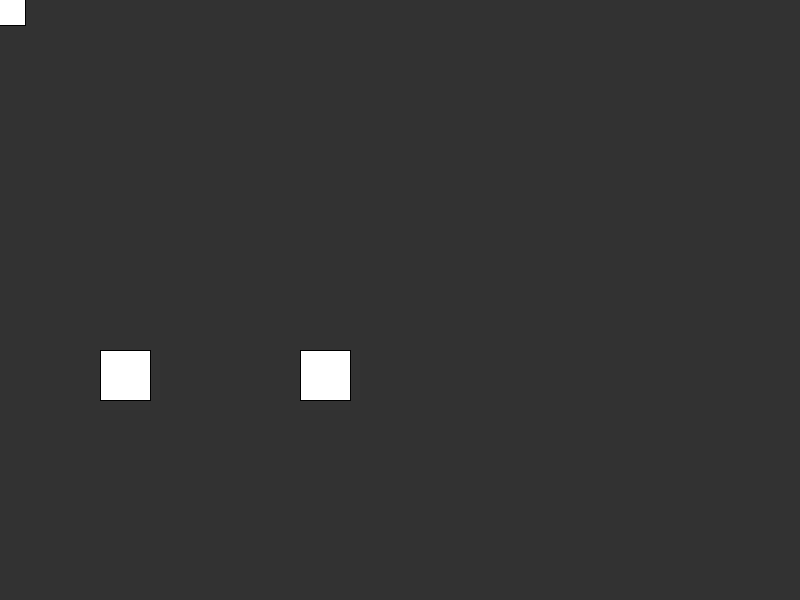
Frame 1 (no input)
Frame 60 (the mouse pressed at the canvas centre just before this capture): identical to frame 1, image omitted
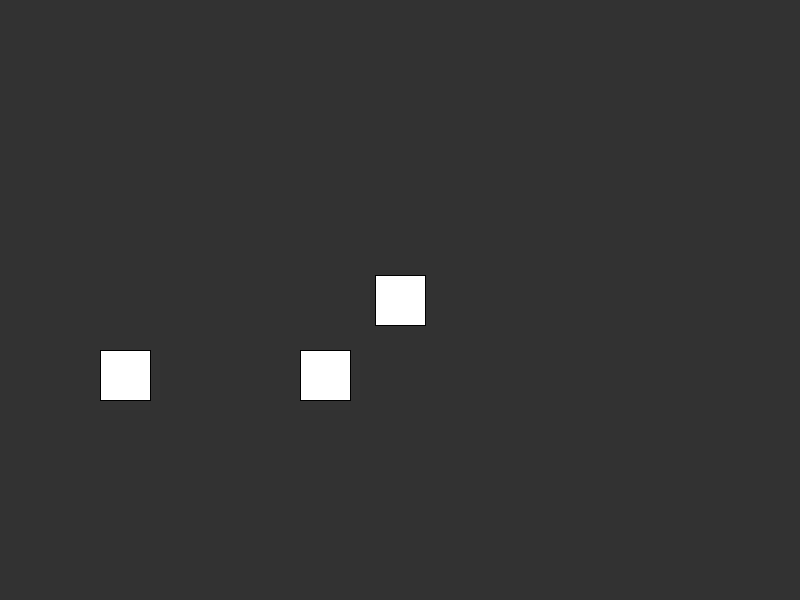
Frame 120 (the mouse held since frame 60 and released just before this capture)

The Processing sketch that drew these frames (run headless with seeded random() and noise(); from frame 60 on, the mouse is pressed at the canvas centre):

// Processing sketch: swept_aabb
// ── swept_aabb.pde
interface GameObject {
  float getX();
  float getY();
  float getWidth();
  float getHeight();
  float getVelX();
  float getVelY();

  void setX(float x);
  void setY(float y);
}

class Rectangle implements GameObject {
  float x;
  float y;
  float w;
  float h;
  float vx;
  float vy;
  
  //
  //PVector[] vertex;
  PVector vertex0;
  PVector vertex1;
  PVector vertex2;
  PVector vertex3;
  //

  Rectangle(float x, float y, float w, float h) {
    this.x = x;
    this.y = y;
    this.w = w;
    this.h = h;
    this.vx = 50;
    this.vy = 50;
    
    //
    //vertex = new PVector[4];
    //vertex[0] = new PVector(this.x, this.y);
    //vertex[1] = new PVector(this.x + this.w, this.y);
    //vertex[2] = new PVector(this.x + this.w, this.y + this.h);
    //vertex[3] = new PVector(this.x, this.y + this.h);
    this.vertex0 = new PVector(this.getX(), this.y);
    this.vertex1 = new PVector(this.x + this.w, this.y);
    this.vertex2 = new PVector(this.x + this.w, this.y + this.h);
    this.vertex3 = new PVector(this.x, this.y + this.h);
    //
  }

  public void draw() {
    rect(x, y, w, h);
  }

  float getX() {
    return this.x;
  }

  float getY() {
    return this.y;
  }

  float getWidth() {
    return this.w;
  }

  float getHeight() {
    return this.h;
  }

  float getVelX() {
    return this.vx;
  }

  float getVelY() {
    return this.vy;
  }

  void setX(float x) {
    this.x = x;
  }

  void setY(float y) {
    this.y = y;
  }
}

float timeA;
float timeB;
float deltaTime;

float normalX;
float normalY;

Rectangle rectOne;
Rectangle rectTwo;
Rectangle rectThree;
Rectangle rectMouse;
Rectangle rectOldPos;
Rectangle rectStatic;
void setup() {
  size(800, 600);
  frameRate(60);

  timeA = millis();

  //rectOne = new Rectangle(width / 2, height / 2, 50, 50);
  //rectTwo = new Rectangle(0, 0, 50, 50);
  //rectThree = new Rectangle(width / 2 + 150, height / 2, 50, 50);
  rectOldPos = new Rectangle(100, 350, 50, 50);
  rectMouse = new Rectangle(height - 100, 350, 50, 50);
  rectStatic = new Rectangle(height / 2, 350, 50, 50);
}

void draw() {
  timeB = millis();
  deltaTime = (timeB - timeA) / 1000.0;
  timeA = timeB;
  //float collisionTime = sweptAABB(rectStatic, rectMouse);
  
  rectMouse.setX(mouseX - 25);
  rectMouse.setY(mouseY - 25);
  
  if (keyPressed) {
    if (key == 'a') {
      //if (collisionTime < 0.02) {
      //  rectThree.setX(rectThree.getX() - rectThree.getVelX() * collisionTime + 0.01);
      //} else {
      //  rectThree.setX(rectThree.getX() - rectThree.getVelX() * deltaTime);
      //}
      rectThree.setX(rectThree.getX() - rectThree.getVelX() * deltaTime);
    } 
    
    if (key == 'd') {
      //if (collisionTime < 0.02) {
      //  rectThree.setX(rectThree.getX() + rectThree.getVelX() * collisionTime);
      //} else {
      //  rectThree.setX(rectThree.getX() + rectThree.getVelX() * deltaTime);
      //}
      rectThree.setX(rectThree.getX() + rectThree.getVelX() * deltaTime);
    }
    
    if (key == 'w') {
      rectThree.setY(rectThree.getY() - rectThree.getVelY() * deltaTime);
    }
    
    if (key == 's') {
      rectThree.setY(rectThree.getY() + rectThree.getVelY() * deltaTime);
    }
  }
  
  //println("collisionTime: " + collisionTime);
  //println("deltaTime: " + deltaTime);
  //println("rectThreeVelX: " + rectThree.getVelX());
  //println("xNormal: " + normalX);
  //println("yNormal: " + normalY);

  background(50);
  //rectOne.draw();
  //rectTwo.draw();
  //rectThree.draw();
  rectMouse.draw();
  rectOldPos.draw();
  rectStatic.draw();
  //
  //line(rectOldPos.vertex0.x,
  //     rectOldPos.vertex0.y,
  //     rectMouse.vertex0.x,
  //     rectMouse.vertex0.y);
  //line(rectOldPos.x,
  //     rectOldPos.y,
  //     rectMouse.x,
  //     rectMouse.y);
       
  //line(rectOldPos.x + rectOldPos.getWidth(),
  //     rectOldPos.y,
  //     rectMouse.x + rectMouse.getWidth(),
  //     rectMouse.y);
       
  //line(rectOldPos.x + rectOldPos.getWidth(),
  //     rectOldPos.y + rectOldPos.getHeight(),
  //     rectMouse.x + rectMouse.getWidth(),
  //     rectMouse.y + rectMouse.getHeight());
       
  //line(rectOldPos.x,
  //     rectOldPos.y + rectOldPos.getHeight(),
  //     rectMouse.x,
  //     rectMouse.y + rectMouse.getHeight());
  //
  Rectangle broadphasebox = GetSweptBoadphaseBox(rectMouse);
  if (AABBCheck(broadphasebox, rectStatic)) {
    float collisionTime = sweptAABB(rectMouse, rectStatic);
    rectMouse.x += rectMouse.vx * collisionTime;
    rectMouse.y += rectMouse.vy * collisionTime;
    if (collisionTime < 1) {
      println("collision");
    }
    println("collisionTime: " + collisionTime);
  }
}

float sweptAABB(GameObject objOne, GameObject objTwo) {

  float xInvEntry;
  float yInvEntry;
  float xInvExit;
  float yInvExit;

  if (objOne.getVelX() > 0) {
    xInvEntry = objTwo.getX() - (objOne.getX() + objOne.getWidth());
    xInvExit = (objTwo.getX() + objTwo.getWidth()) - objOne.getX();
  } else {
    xInvEntry = (objTwo.getX() + objTwo.getWidth()) - objOne.getX();
    xInvExit = objTwo.getX() - (objOne.getX() + objOne.getWidth());
  }

  if (objOne.getVelY() > 0) {
    yInvEntry = objTwo.getY() - (objOne.getY() + objOne.getHeight());
    yInvExit = (objTwo.getY() + objTwo.getHeight()) - objOne.getY();
  } else {
    yInvEntry = (objTwo.getY() + objTwo.getHeight()) - objOne.getY();
    yInvExit = objTwo.getY() - (objOne.getY() + objOne.getHeight());
  }
  
  //
  //xInvEntry = objTwo.getX() - (objOne.getX() + objOne.getWidth());
  //yInvEntry = objTwo.getY() - (objOne.getY() + objOne.getHeight());
  //xInvExit = (objTwo.getX() + objTwo.getWidth()) - objOne.getX();
  //yInvExit = (objTwo.getY() + objTwo.getHeight()) - objOne.getY();
  //

  float xEntry;
  float yEntry;
  float xExit;
  float yExit;

  if (objOne.getVelX() == 0) {
    xEntry = -Float.MAX_VALUE;
    xExit = Float.MAX_VALUE;
  } else {
    xEntry = xInvEntry / objOne.getVelX();
    xExit = xInvExit / objOne.getVelX();
  }

  if (objOne.getVelY() == 0) {
    yEntry = -Float.MAX_VALUE;
    yExit = Float.MAX_VALUE;
  } else {
    yEntry = yInvEntry / objOne.getVelY();
    yExit = yInvExit / objOne.getVelY();
  }

  //
  //if (yEntry > 1.0f) yEntry = -Float.MAX_VALUE;
  //if (xEntry > 1.0f) xEntry = -Float.MAX_VALUE;
  //

  float entryTime = max(xEntry, yEntry);
  float exitTime = min(xExit, yExit);

  //println("xEntry: " + xEntry);
  //println("yEntry: " + yEntry);
  //println("xInvEntry: " + xInvEntry);
  //println("yInvEntry: " + yInvEntry);
  //println("entryTime: " + entryTime);
  //println("exitTime: " + exitTime);

  //
  //if (entryTime > exitTime) return 1.0f; // This check was correct.
  //if (xEntry < 0.0f && yEntry < 0.0f) return 1.0f;
  //if (xEntry < 0.0f) {
  //    // Check that the bounding box started overlapped or not.
  //    if (objOne.getX() + objOne.getWidth() < objTwo.getX() || objOne.getX() > objTwo.getX() + objTwo.getWidth()) return 1.0f;
  //}
  //if (yEntry < 0.0f) {
  //    // Check that the bounding box started overlapped or not.
  //    if (objOne.getY() + objOne.getHeight() < objTwo.getY() || objOne.getY() > objTwo.getY() + objTwo.getHeight()) return 1.0f;
  //}
  //

  //if there was no collision
  if (entryTime > exitTime || xEntry < 0 &&
      yEntry < 0 || xEntry > 1 || yEntry > 1) {
    normalX = 0;
    normalY = 0;
    return 1;
  } else {
    if (xEntry > yEntry) {
      if (xInvEntry < 0) {
        normalX = 1;
        normalY = 0;
        //println("RIGHT");
      } else {
        normalX = -1;
        normalY = 0;
        //println("LEFT");
      }
    } else {
      if (yInvEntry < 0) {
        normalX = 0;
        normalY = 1;
        //println("TOP");
      } else {
        normalX = 0;
        normalY = -1;
        //println("BOTTOM");
      }
    }
  }

  //println("xInvEntry: " + xInvEntry);
  //println("yInvEntry: " + yInvEntry);
  //println("xInvExit: " + xInvExit);
  //println("yInvExit: " + yInvExit);
  
  //println("entryTime: " + entryTime);
  //println("exitTime: " + exitTime);

  return entryTime;
}

Rectangle GetSweptBoadphaseBox(Rectangle b) {
  Rectangle broadphasebox;
  broadphasebox = new Rectangle(b.getVelX() > 0 ? b.getX() : b.getX() + b.getVelX(),
                                b.getVelY() > 0 ? b.getY() : b.getY() + b.getVelY(),
                                b.getVelX() > 0 ? b.getVelX() + b.getWidth() : b.getWidth() - b.getVelX(),
                                b.getVelY() > 0 ? b.getVelY() + b.getHeight() : b.getHeight() - b.getVelY());
  return broadphasebox;
}

boolean AABBCheck(Rectangle b1, Rectangle b2) {
  return !(b1.getX() + b1.getWidth() < b2.getX()  ||
           b1.getX() > b2.getX() + b2.getWidth()  ||
           b1.getY() + b1.getHeight() < b2.getY() ||
           b1.getY() > b2.getY() + b2.getHeight());
}
